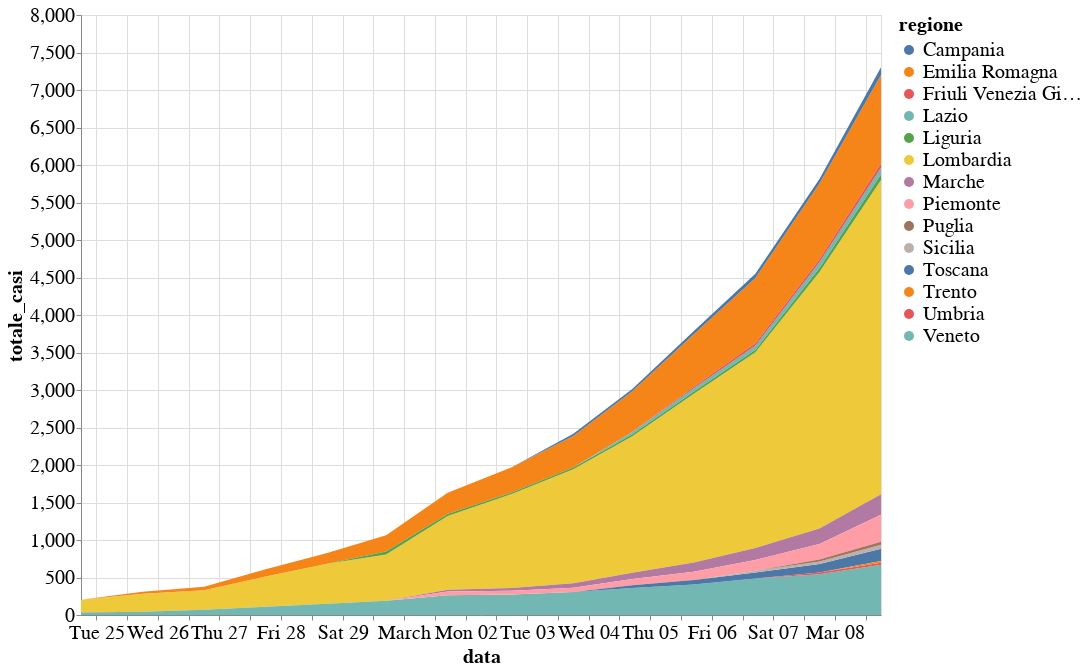

Here is the notebook cell this chart was saved with:
### Markdown cell above
## Number of confirmed cases by region, stacked
SImilar plot but with linear scale and stacked areas.

### Code cell
alt.Chart(regions_df).mark_area().encode(
    alt.Y('totale_casi'),#, scale=alt.Scale(type='log')),
    x='data:T',
    color='regione',
    tooltip=['regione', 'data', 'totale_casi']
).properties(
    height=600,
    width=800
).transform_filter(
    (datum.totale_casi > 20)
).interactive()

### Figure 1 — Vega-Lite specification as saved in the notebook (floating-point values rounded to 4 significant figures; data arrays with more than 128 entries replaced by an {"elided": "..."} marker saying what was removed)
{"width": 800, "height": 600, "config": {"line": {"strokeWidth": 4}, "style": {"bar": {"size": 20}}, "legend": {"symbolSize": 100, "titleFontSize": 20, "labelFontSize": 20}, "axis": {"titleFontSize": 20, "labelFontSize": 20}}, "data": {"name": "data-4dcc7483ddfe3460b224d8936ef898e6"}, "mark": "area", "encoding": {"color": {"type": "nominal", "field": "regione"}, "tooltip": [{"type": "nominal", "field": "regione"}, {"type": "temporal", "field": "data"}, {"type": "quantitative", "field": "totale_casi"}], "x": {"type": "temporal", "field": "data"}, "y": {"type": "quantitative", "field": "totale_casi"}}, "selection": {"selector002": {"type": "interval", "bind": "scales", "encodings": ["x", "y"]}}, "transform": [{"filter": "(datum.totale_casi > 20)"}], "$schema": "https://vega.github.io/schema/vega-lite/v4.0.2.json", "datasets": {"data-4dcc7483ddfe3460b224d8936ef898e6": {"elided": "294 records"}}}
